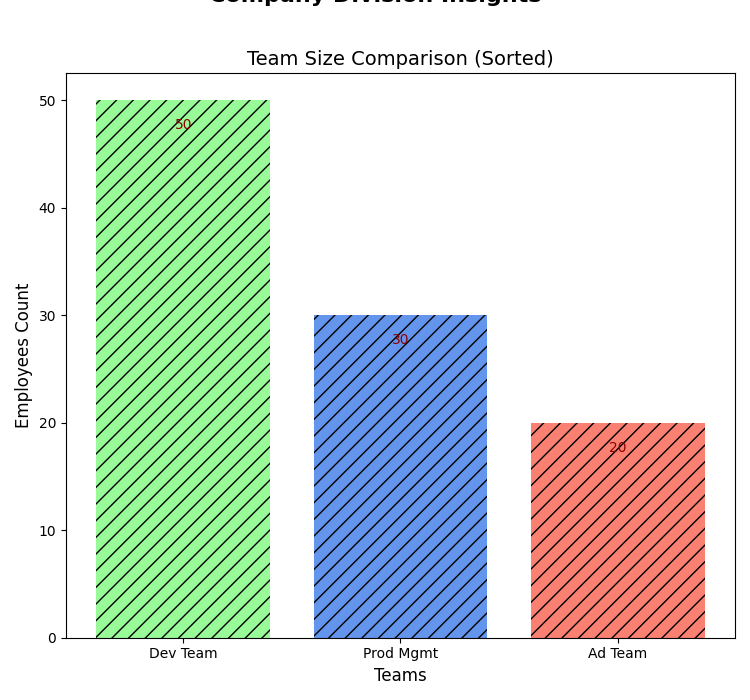

Recreate this plot in Python.
import matplotlib.pyplot as plt

departments = ['Dev Team', 'Prod Mgmt', 'Ad Team']
num_employees = [50, 30, 20]

sorted_indices = sorted(range(len(num_employees)), key=lambda i: num_employees[i], reverse=True)
sorted_departments = [departments[i] for i in sorted_indices]
sorted_employees = [num_employees[i] for i in sorted_indices]

colors = ['palegreen', 'cornflowerblue', 'salmon']
sorted_colors = [colors[i] for i in sorted_indices]

fig, ax = plt.subplots(figsize=(7.5, 7))
fig.suptitle('Company Division Insights', fontsize=16, fontweight='bold', y=1.02)

bars = ax.bar(sorted_departments, sorted_employees, color=sorted_colors, hatch='//')
ax.set_title('Team Size Comparison (Sorted)', fontsize=14)
ax.set_xlabel('Teams', fontsize=12)
ax.set_ylabel('Employees Count', fontsize=12)

for bar in bars:
    height = bar.get_height()
    ax.text(bar.get_x() + bar.get_width() / 2.0, height - 3, '%d' % int(height), ha='center', va='bottom', color='darkred', fontsize=10)

plt.tight_layout()
plt.show()
